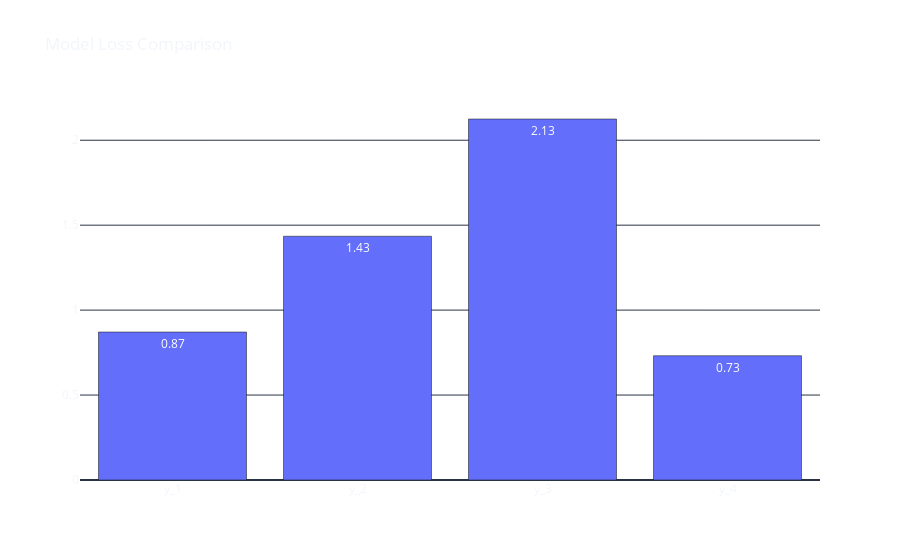

Notebook source saved alongside this figure:
### Markdown cell above
Besides a visual inspection, a more rigorous way to measure how well our models fit this mystery function is by using a cost/loss function, like MSE (Mean Squared Error).

Mean Squared Error (MSE) is a widely used metric in machine learning to measure the performance of regression models. It is the average squared difference between predicted values and actual values. To calculate the MSE, we take the difference between each predicted value and the actual value, square it, and then take the average of all the squared differences. The result is a single number representing how well the model fits the data.

$$MSE = \frac{1}{n}\sum_{i=1}^{n}(y_i-\hat{y}_i)^2$$

Where: 
- $n$ is the number of samples.
- $y_i$ is the actual value of the $i^{th}$ sample.
- $\hat{y}_i$ is the predicted value of the $i^{th}$ sample.

Or, simply put in `Numpy`: `np.mean((y - np.sin(w[0] * x + w[1]))2)`.

### Code cell
def mse(actual, predicted):
    """
    Calculate the mean squared error between the actual and predicted values.

    Args:
        actual (list or numpy array): List or numpy array of actual values.
        predicted (list or numpy array): List or numpy array of predicted values.

    Returns:
        float: The mean squared error between the actual and predicted values.
    """
    actual = np.array(actual)
    predicted = np.array(predicted)
    differences = np.subtract(actual, predicted)
    squared_differences = np.square(differences)
    return squared_differences.mean()

fig = go.Figure([go.Bar(x=['y_1', 'y_2', 'y_3', 'y_4'], 
                        y=[abs(mse(y, np.cos(x - 3))),
                        abs(mse(y, np.cos(2*x + 2))),
                        abs(mse(y, np.cos(x + 2))),
                        abs(mse(y, np.cos(2*x - 2)))],
                        )])

fig.update_traces(texttemplate='%{y:.2f}')

fig.update_layout(template='plotly_dark',
                  title_text='Model Loss Comparison',
                  paper_bgcolor='rgba(0, 0, 0, 0)',
                  plot_bgcolor='rgba(0, 0, 0, 0)')

fig.show()

### Figure 1 — Plotly figure (JSON) as saved in the notebook; plotly's stock layout.template omitted (floating-point values rounded to 4 significant figures)
{"data": [{"texttemplate": "%{y:.2f}", "type": "bar", "x": ["y_1", "y_2", "y_3", "y_4"], "y": [0.871, 1.435, 2.125, 0.7316]}], "layout": {"paper_bgcolor": "rgba(0, 0, 0, 0)", "plot_bgcolor": "rgba(0, 0, 0, 0)", "title": {"text": "Model Loss Comparison"}}}
